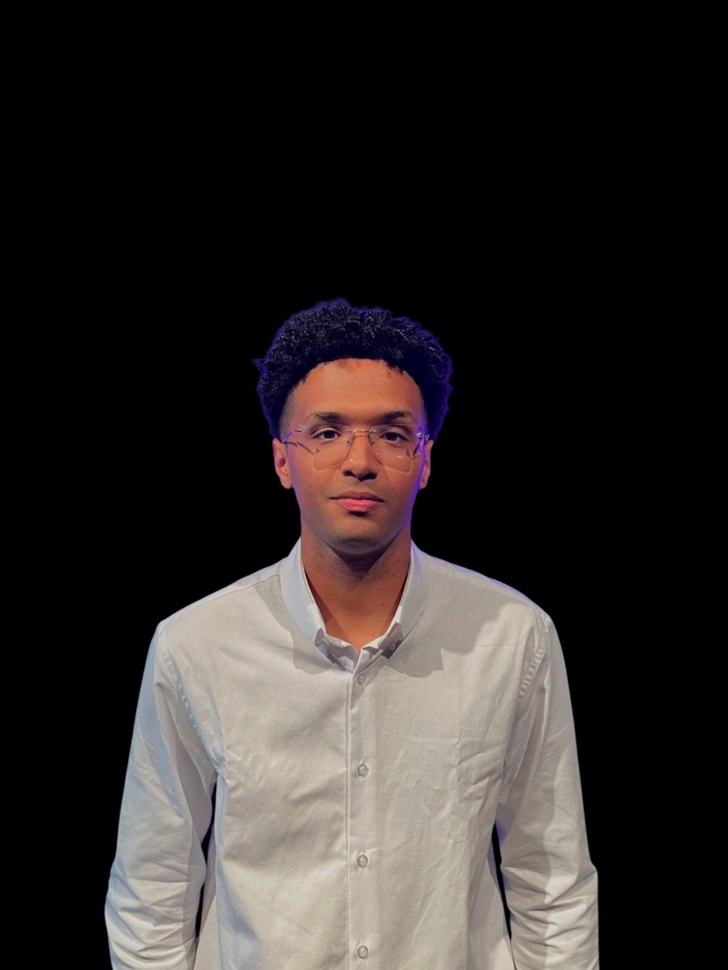
#> input picture source-photo.jpg, 728 x 970 px, shrunk from 2000 x 2666 before the run, found by its file name
$ python prep_photo.py source-photo.jpg
#> lines starting #> are read from the running program, lines starting #| are printed output that depends on the picture; after the words box and inside, x2 and y2 are one past the last pixel; in counts of white or black regions, pixels touching at a corner belong together
"""
Preprocesses a source photo for ASCII conversion.
Steps: remove background → CLAHE contrast → white background composite.
Usage: python scripts/prep_photo.py source-photo.jpg
Output: source-prepped.png
"""

import sys
from pathlib import Path

import numpy as np
from PIL import Image, ImageEnhance

SRC = Path(sys.argv[1]) if len(sys.argv) > 1 else Path("source-photo.jpg")
OUT = SRC.parent / "source-prepped.png"


def main():
    img = Image.open(SRC).convert("RGB")
#> img is the input picture: PIL image 728x970 RGB; mean R, G, B 47.8, 43, 41.2
    w, h = img.size
#> w = 728; h = 970

    # replace near-black background with white
    arr = np.array(img)
    bg_mask = np.all(arr < 40, axis=2)
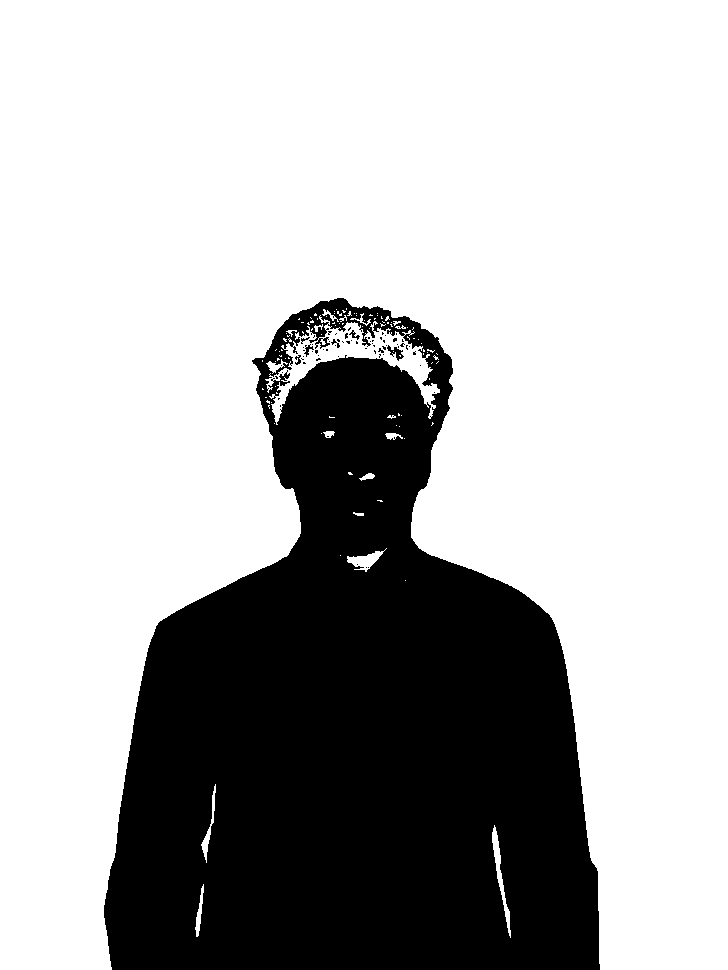
#> bg_mask: shape (970, 728) bool; 70.3% white; 69 black regions (62 under 20 px), largest, box (x1, y1, x2, y2) and area: (104, 298, 600, 970) 209099, (387, 345, 404, 361) 107, (304, 344, 314, 357) 48
    arr[bg_mask] = [255, 255, 255]
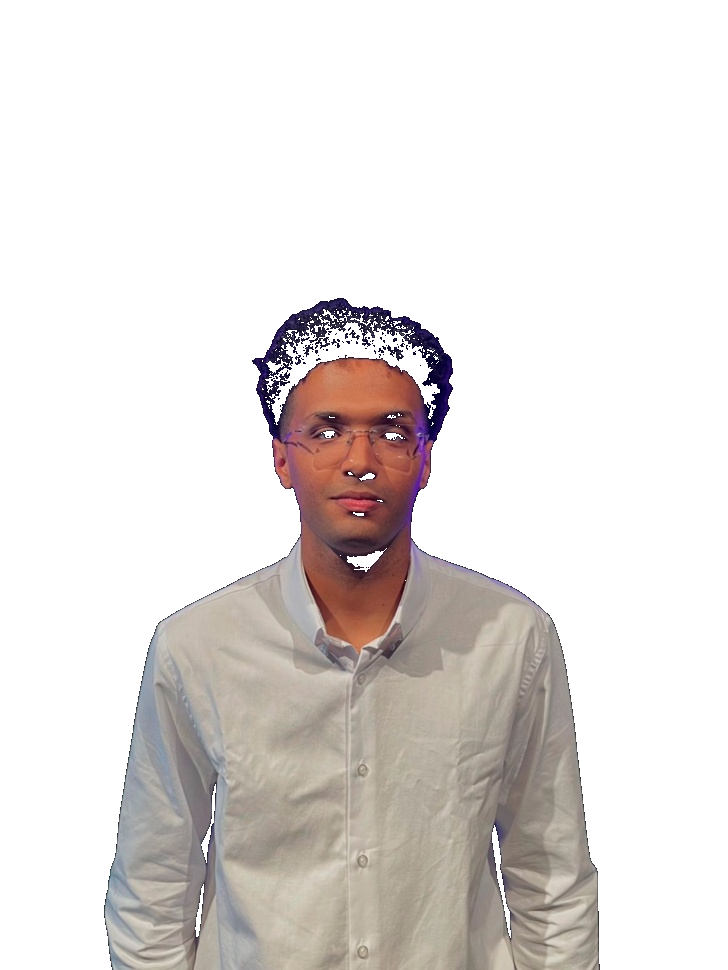
#> arr: shape (970, 728, 3); mean R, G, B 227, 222.2, 220.1
    img = Image.fromarray(arr)

    # detect top of hair (first non-white row) and crop a face-height window from there
    gray = np.array(img.convert("L"))
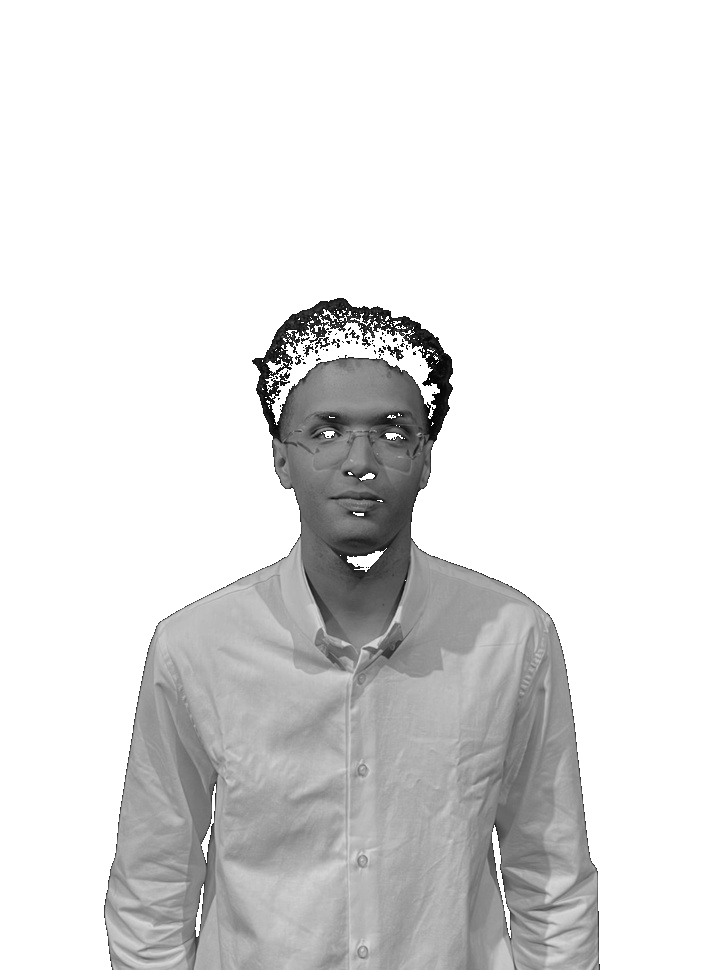
#> gray: shape (970, 728); min 5, max 255, mean 223.4
    non_white_rows = np.where(np.any(gray < 220, axis=1))[0]
#> non_white_rows = 672 values from 298 to 969
    top = max(0, non_white_rows[0] - int(h * 0.01)) if len(non_white_rows) else 0
#> top = 289

    # face window = ~55% of original height starting from hair top
    face_h = int(h * 0.52)
#> face_h = 504
    bottom = min(h, top + face_h)
#> bottom = 793
    pad_x = int(w * 0.07)
#> pad_x = 50
    img = img.crop((pad_x, top, w - pad_x, bottom))
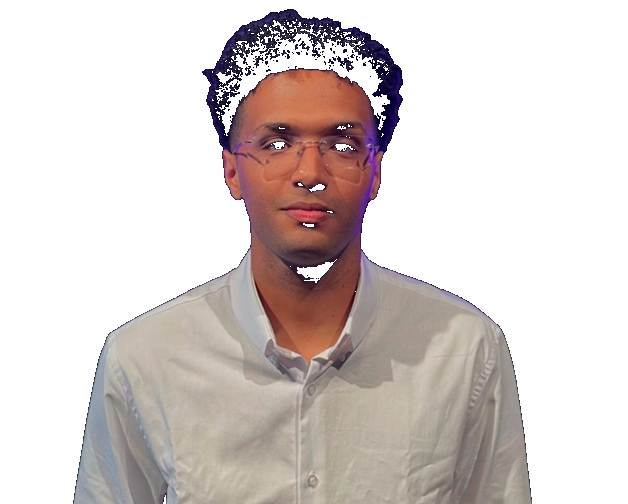
#> img: PIL image 628x504 RGB; mean R, G, B 215.6, 207, 205.1

    # contrast + sharpness for ASCII legibility
    img = ImageEnhance.Contrast(img).enhance(1.8)
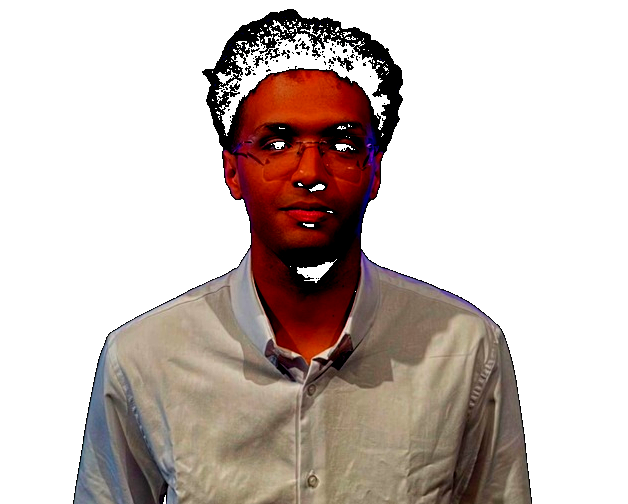
#> img: PIL image 628x504 RGB; mean R, G, B 201.9, 189.5, 184.8
    img = ImageEnhance.Sharpness(img).enhance(2.2)

    img.save(OUT)
    print(f"Saved → {OUT}")


if __name__ == "__main__":
    main()
